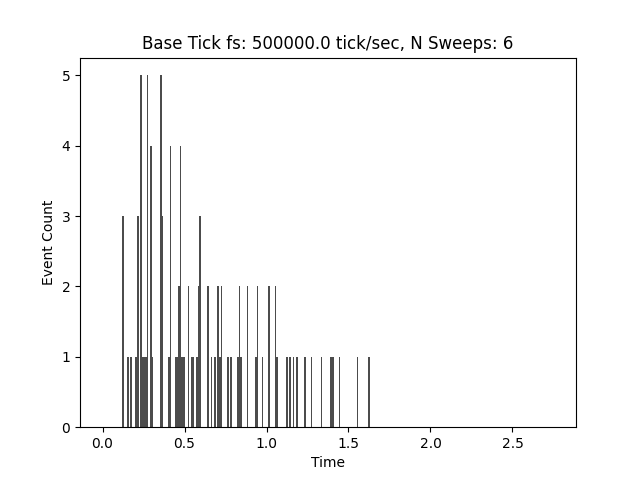

Recreate this plot in Python.
import matplotlib.pyplot as plt
from typing import List, Tuple

import sys
sys.path.append(".")

from srf_reader import read_srf_psth

def plot_srf_contents(
        file_contents: List[Tuple[float, List[float]]], 
        bin_size: float=0.01, 
        t_min: float=0.0, 
        t_max: float=3.0) -> None:
    relative_event_times: List[float] = [event - sweep[0] 
        for sweep in file_contents 
        for event in sweep[1]
    ]
    plt.hist(relative_event_times, bins=int((t_max - t_min) / bin_size), range=(t_min, t_max), color="black", alpha=0.7)
    plt.xlabel("Time")
    plt.ylabel("Event Count")
    plt.savefig("./example/example.png")
    plt.show()

if __name__ == "__main__":
    srf_contents: List[Tuple[float, List[float]]] = read_srf_psth("./example/example.srf")
    plot_srf_contents(srf_contents)